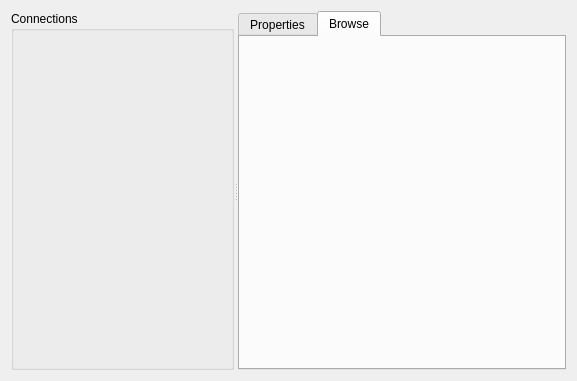
<ui version="4.0" >
 <class>ControlWidget</class>
 <widget class="QWidget" name="ControlWidget" >
  <property name="geometry" >
   <rect>
    <x>0</x>
    <y>0</y>
    <width>577</width>
    <height>381</height>
   </rect>
  </property>
  <property name="sizePolicy" >
   <sizepolicy vsizetype="Minimum" hsizetype="Minimum" >
    <horstretch>0</horstretch>
    <verstretch>0</verstretch>
   </sizepolicy>
  </property>
  <property name="windowTitle" >
   <string>Form</string>
  </property>
  <layout class="QVBoxLayout" name="mainLayout" >
   <item>
    <widget class="QSplitter" name="mainSplitter" >
     <property name="orientation" >
      <enum>Qt::Horizontal</enum>
     </property>
     <widget class="QGroupBox" name="connectionsGroupBox" >
      <property name="sizePolicy" >
       <sizepolicy vsizetype="Preferred" hsizetype="Minimum" >
        <horstretch>0</horstretch>
        <verstretch>0</verstretch>
       </sizepolicy>
      </property>
      <property name="title" >
       <string>Connections</string>
      </property>
     </widget>
     <widget class="QTabWidget" name="controlTabWidget" >
      <property name="sizePolicy" >
       <sizepolicy vsizetype="Expanding" hsizetype="Ignored" >
        <horstretch>0</horstretch>
        <verstretch>0</verstretch>
       </sizepolicy>
      </property>
      <property name="currentIndex" >
       <number>1</number>
      </property>
      <widget class="Kobby::ConnectionEditorWidget" name="propertiesTab" >
       <attribute name="title" >
        <string>Properties</string>
       </attribute>
      </widget>
      <widget class="Kobby::FileBrowserWidget" name="browseTab" >
       <attribute name="title" >
        <string>Browse</string>
       </attribute>
      </widget>
     </widget>
    </widget>
   </item>
  </layout>
 </widget>
 <customwidgets>
  <customwidget>
   <class>Kobby::ConnectionEditorWidget</class>
   <extends>QWidget</extends>
   <header>kobby/dialogs/connectionmanager.h</header>
   <container>1</container>
  </customwidget>
  <customwidget>
   <class>Kobby::FileBrowserWidget</class>
   <extends>QWidget</extends>
   <header>kobby/dialogs/filebrowser.h</header>
   <container>1</container>
  </customwidget>
 </customwidgets>
 <resources/>
 <connections/>
</ui>
